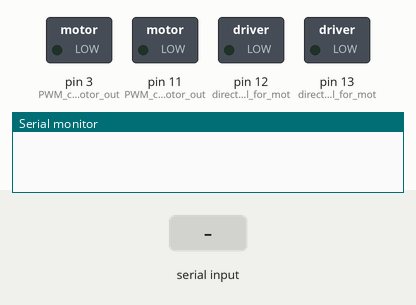
This sketch was run on a simulated Arduino Uno, built with avr-gcc and run on an emulated ATmega328P. Parts: switched loads named in the sketch (green lamp = pin HIGH), the last lines printed to the serial monitor. Inputs (shaded band) come from the test bench.

Above: at 1.2 s.
1.3 s: "LA,1\n" received over Serial
At 1.8 s:
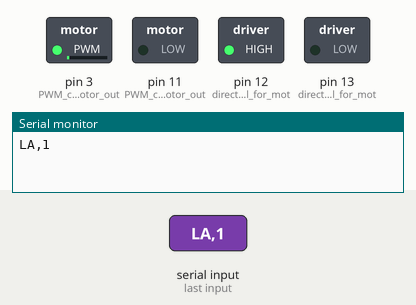
2.8 s: "R,1\n" received over Serial
At 3.8 s:
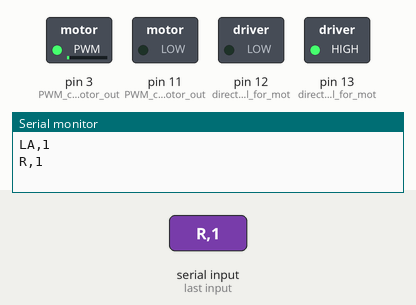
4.3 s: "RA,1\n" received over Serial
At 5.3 s:
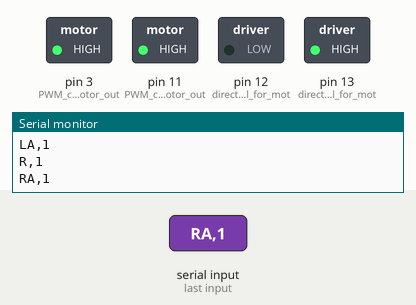
5.8 s: "F,1\n" received over Serial
At 7.0 s:
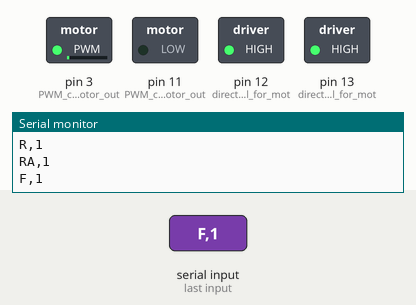
7.3 s: "FA,1\n" received over Serial
At 8.5 s:
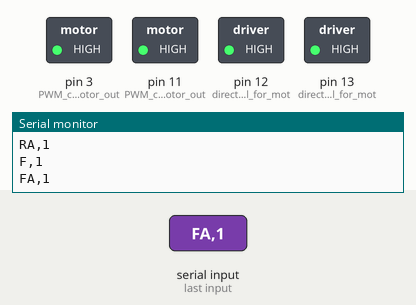
8.8 s: "LA" received over Serial
At 10.0 s:
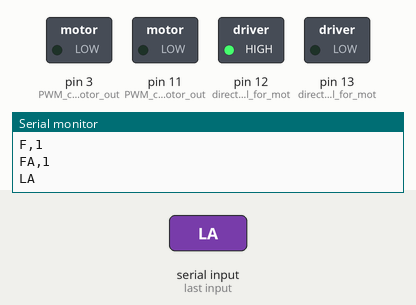
Timing chart, 0 to 11.3 s (numbered marks = the images above; inputs shaded):
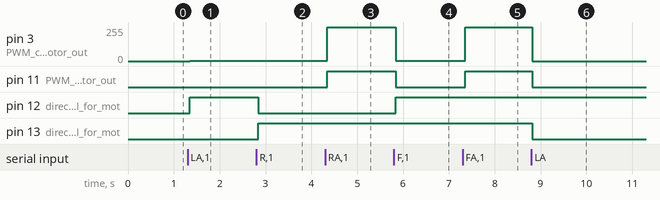

Measured:
- after the input at 1.3 s, pin 3 (PWM_control_for_motor_out): 0/255 → 1/255 after 0.05 s; pin 12 (direction_control_for_mot): LOW → HIGH after 0.05 s
- after the input at 2.8 s, pin 12 (direction_control_for_mot): HIGH → LOW at once; pin 13 (direction_control_for_mot): LOW → HIGH at once
- after the input at 4.3 s, pin 3 (PWM_control_for_motor_out): 1/255 → 255/255 after 0.05 s; pin 11 (PWM_control_for_motor_out): LOW → HIGH after 0.05 s
- after the input at 5.8 s, pin 3 (PWM_control_for_motor_out): 255/255 → 1/255 at once; pin 11 (PWM_control_for_motor_out): HIGH → LOW at once; pin 12 (direction_control_for_mot): LOW → HIGH at once
- after the input at 7.3 s, pin 3 (PWM_control_for_motor_out): 1/255 → 255/255 after 0.05 s; pin 11 (PWM_control_for_motor_out): LOW → HIGH after 0.05 s
- after the input at 8.8 s, pin 3 (PWM_control_for_motor_out): 255/255 → 0/255 at once; pin 11 (PWM_control_for_motor_out), pin 13 (direction_control_for_mot): HIGH → LOW at once

The sketch:

remoteRover.ino
```cpp
// (licence header left out)
String readString;
int maxSpeed = 255; //Set Maximum Speed. Should never be higher than 255

void setup()
{
  // WARNING!
  //TEAMS: DO NOT CHANGE THE CODE BETWEEN THESE LINES (BEGIN)---------------------------------------

  pinMode(3,  OUTPUT);    //PWM control for motor outputs 1 and 2 is on digital pin 3/ A Speed
  pinMode(11, OUTPUT);    //PWM control for motor outputs 3 and 4 is on digital pin 11/ B Speed
  pinMode(12, OUTPUT);    //direction control for motor outputs 1 and 2 is on digital pin 12 RIGHT WHEELS/ A Direction
  pinMode(13, OUTPUT);    //direction control for motor outputs 3 and 4 is on digital pin 13 LEFT WHEELS/ B Direction
  Serial.begin(9600);
}


void loop() {

  //If anything is on the serial port, read the full string in and store it in 'readString'
  while (Serial.available()) {
    delay(10);
    if (Serial.available() >0) {
      char c = Serial.read();  //gets one byte from serial buffer
      readString += c; //makes the string readString
    }
  }

  //If the readString has length > 0 then figure out what command was received in the string.
  if (readString.length() >0) {
    Serial.println(readString); //see what command string was received on the serial port

    //Determine positions of commas in the command string received on the serial port
    int commaIndex1 = readString.indexOf(',');
    int commaIndex2 = readString.indexOf(',', commaIndex1+1);
    int commaIndex3 = readString.indexOf(',', commaIndex2+1);

    //Break up the command string into the initcommand, left and right motor speeds and run time
    String initcommand = readString.substring(0, commaIndex1);
    String speedls = readString.substring(commaIndex1+1, commaIndex2);
    String speedrs = readString.substring(commaIndex2+1, commaIndex3);
    String runtimes = readString.substring(commaIndex3+1);

    int speedl = speedls.toInt();
    int speedr = speedrs.toInt();
    int runtime = runtimes.toInt();

    //Make sure the speeds on the left and right motors are constrained to 0-255 (or maxSpeed
    speedl = constrain(speedl, 0, maxSpeed);
    speedr = constrain(speedr, 0, maxSpeed);

// WARNING!
//TEAMS: DO NOT CHANGE THE CODE BETWEEN  THESE LINES (END) -----------------------------------------

    if(initcommand == "LA") {  //turn left with speeds 'speedl' and 'speedr' on left & right motors
        roveDrive (HIGH, LOW, speedl, speedr);
        delay(runtime);
        delay(1);
    }
    else if(initcommand == "LA") {  //Left arrow
        roveDrive (HIGH, LOW, maxSpeed,maxSpeed);
        delay(10);
    }
    else if(initcommand == "R") {  //turn right with speeds 'speedl' and 'speedr' on left & right motors
        roveDrive (LOW, HIGH, speedl, speedr);
        delay(runtime);
        delay(1);
    }
    else if(initcommand == "RA") {  //Right arrow
        roveDrive (LOW, HIGH, maxSpeed, maxSpeed);
        delay(10);
    }
    else if(initcommand == "F") {  //move forward with speeds 'speedl' and 'speedr' on left & right motors
        roveDrive (HIGH, HIGH, speedl, speedr);
        delay(runtime);
        delay(1);
    }
    else if(initcommand == "FA") {  //Forward arrow
        roveDrive (HIGH, HIGH, maxSpeed, maxSpeed);
        delay(10);
    }

    else if(initcommand == "B") {  //move back with speeds 'speedl' and 'speedr' on left & right motors
      roveDrive (LOW, LOW, speedl, speedr);
      delay(runtime);
      delay(1);
    }
    else if(initcommand == "BA") {  //Back arrow
      roveDrive (LOW, LOW, maxSpeed, maxSpeed);
      delay(10);
    }
    else //Stop the motors
    {
      roveStop ();
    }

    //Clear out readString to prepare for the next command
    readString="";
  }
}


//-------------Functions ------------------------------

/*
Motor Control Function
Motor A & B are boolean, High or Low sets the direction of one side.
speedA & speedB determine the wheel speed for the sides.
A = Left
B = Right
*/
void roveDrive (bool MotorA, bool MotorB, int speedA, int speedB)
{
      digitalWrite(12,MotorA);
      digitalWrite(13,MotorB);
      analogWrite(3,speedA);
      analogWrite(11,speedB);
}

/*
Stops motors
*/
void roveStop ()
{
      analogWrite(3,0);
      analogWrite(11,0);
      delay(1);
}
```
